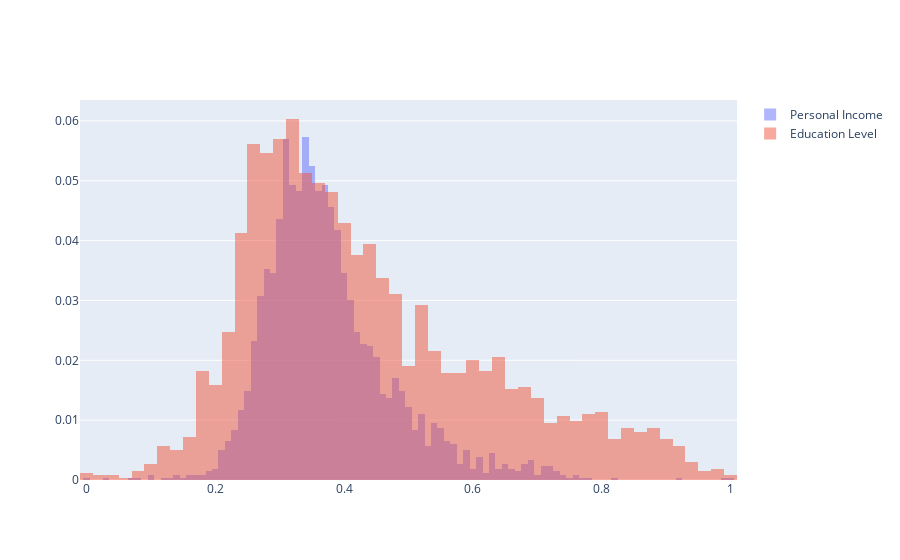

The code cell stored with this chart in its notebook:
### Code cell
# process the education by postcode data
def get_education_data(filepath):
    df = pd.read_csv(
        filepath,
        header=6,
    )
    return df

ed_df = get_education_data("../data/raw/ABS/2021-education-by-postcode.csv")
# rename first column to "Postcode"
ed_df = ed_df.rename(columns={ed_df.columns[0]: "Postcode"})
# filter out rows that don't start with 4 digits
ed_df = ed_df[ed_df["Postcode"].str.match(r"^\d{4}.*")]
# strip anything after the first 4 digits from the Postcode
ed_df["Postcode"] = ed_df["Postcode"].str.extract(r"(\d{4})")
display(ed_df)
# create a numeric value to represent each column
level = [8,7,6,5,4,3,2,1] # this weighting is probably a bit too heavy to the higher levels
cols = ed_df.columns
ncols = len(cols)
data = ed_df[cols[1:ncols-2]]
display(data)
# convert values in data to numeric type
data = data.apply(pd.to_numeric)
total = data.sum(axis=1)
# for each column in data, divide by total
frac = data.div(total, axis=0)
func = lambda x: sum(np.asarray(x) * np.asarray(level))
mean_education_level = frac.apply(func, axis=1)
# normalize mean_education_level to the range 0-1
mean_education_level = (mean_education_level - mean_education_level.min()) / (mean_education_level.max() - mean_education_level.min())
fig.add_trace(go.Histogram(x=mean_education_level, histnorm='probability', name='Education Level'))
fig.update_layout(barmode='overlay')
fig.update_traces(opacity=0.5)
fig.show()

### Figure 1 — Plotly figure (JSON) as saved in the notebook; plotly's stock layout.template omitted (floating-point values rounded to 4 significant figures; data arrays with more than 128 entries replaced by an {"elided": "..."} marker saying what was removed)
{"data": [{"histnorm": "probability", "name": "Personal Income", "opacity": 0.5, "type": "histogram", "x": {"elided": "2641 float values"}}, {"histnorm": "probability", "name": "Education Level", "opacity": 0.5, "type": "histogram", "x": {"elided": "2641 float values"}}], "layout": {"barmode": "overlay"}}
